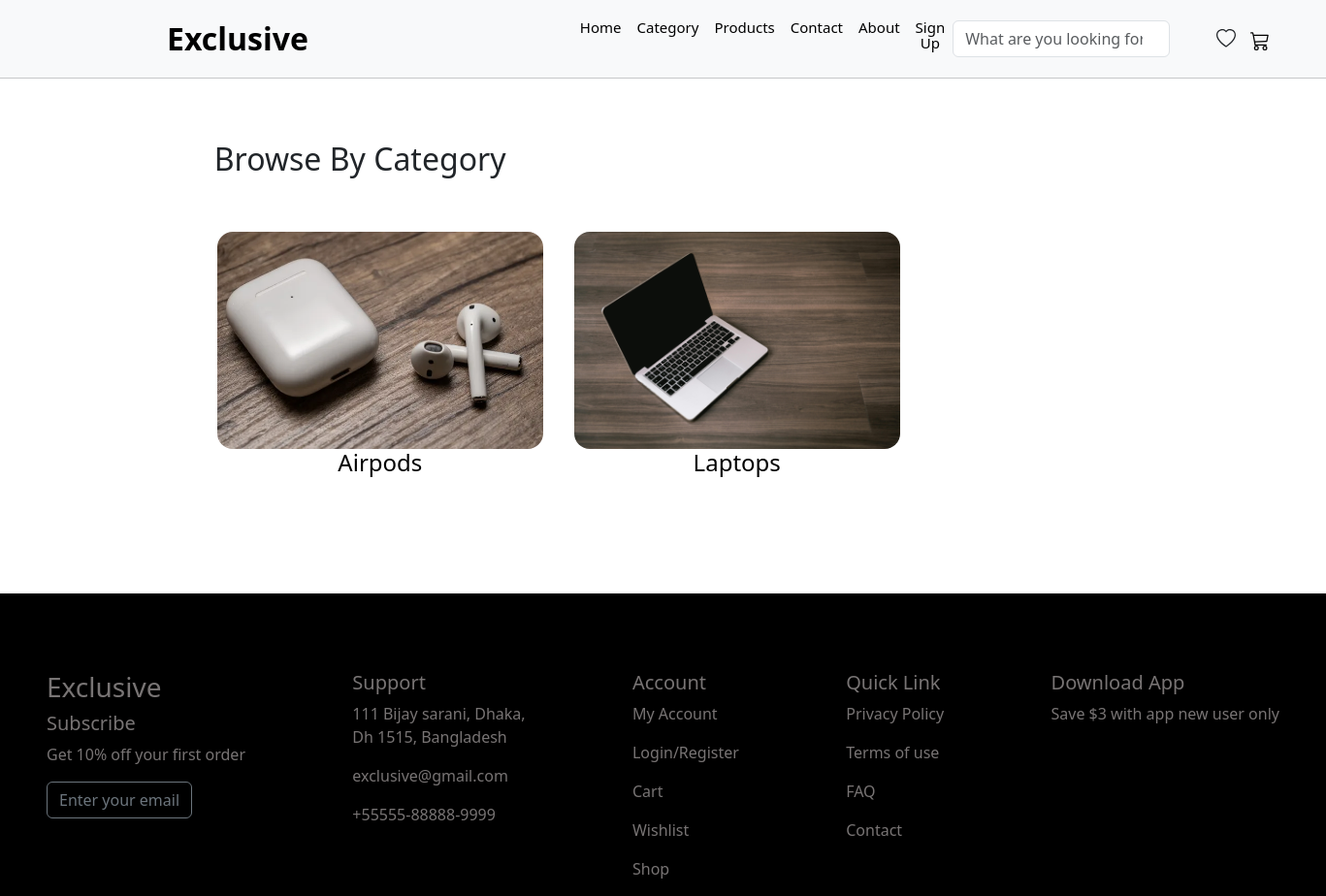
The page /categories on the database its author committed.
### app1/models.py (models this page shows, shortened)
class Category(models.Model):
    name = models.CharField(max_length=200)
    images = models.FileField(upload_to= 'cat')

### app1/views.py (the view)
# urls.py: path('categories',views.categories),
def categories(request):
     cat = Category.objects.all()
     return render(request,'categories.html',{'cat':cat})

### templates/categories.html (shortened to what this page needs)
{% extends "common.html" %}
{% block content %}
{% load static %}
<div class="section3">
    <div class="cat">
      <h2>Browse By Category</h2>
    </div>
    <div class="icons">
      {% for i in cat %}
      <a href="{% url "prod_cat" i.id  %}" class="camera" style="text-decoration: none;">
        <img src="{{i.images.url}}" alt="" class="category" style="height:14em " >
        <h4 style="color: black;">{{i.name}}</h4>
      </a>
      {% endfor %}
    </div>
  </div>
{% endblock content %}

### static/css/home.css (style rules this page uses)
.icons { display: flex; padding-inline: 14em; padding-bottom: 4em; text-align: center; gap: 2em; }
.camera { text-align: center; padding-bottom: 3em; padding-top: 3em; }
.category { border-radius: 1em; }
.cat { padding-inline: 13.8em; }

### static/css/categories.css (style rules this page uses)
.cat { padding-top: 4em; }

### rows shown on the page
Category: images (picture), name "Airpods"
Category: images (picture), name "Laptops"
